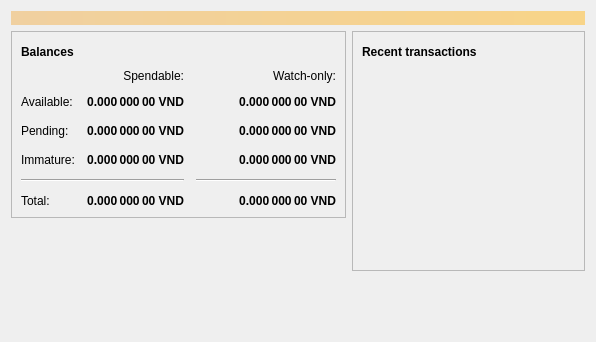
<?xml version="1.0" encoding="UTF-8"?>
<ui version="4.0">
 <class>OverviewPage</class>
 <widget class="QWidget" name="OverviewPage">
  <property name="geometry">
   <rect>
    <x>0</x>
    <y>0</y>
    <width>596</width>
    <height>342</height>
   </rect>
  </property>
  <property name="windowTitle">
   <string>Form</string>
  </property>
  <layout class="QVBoxLayout" name="topLayout">
   <item>
    <widget class="QLabel" name="labelAlerts">
     <property name="visible">
      <bool>false</bool>
     </property>
     <property name="styleSheet">
      <string notr="true">QLabel { background-color: qlineargradient(x1: 0, y1: 0, x2: 1, y2: 0, stop:0 #F0D0A0, stop:1 #F8D488); color:#000000; }</string>
     </property>
     <property name="wordWrap">
      <bool>true</bool>
     </property>
     <property name="margin">
      <number>3</number>
     </property>
     <property name="textInteractionFlags">
      <set>Qt::TextSelectableByMouse</set>
     </property>
    </widget>
   </item>
   <item>
    <layout class="QHBoxLayout" name="horizontalLayout" stretch="1,1">
     <item>
      <layout class="QVBoxLayout" name="verticalLayout_2">
       <item>
        <widget class="QFrame" name="frame">
         <property name="frameShape">
          <enum>QFrame::StyledPanel</enum>
         </property>
         <property name="frameShadow">
          <enum>QFrame::Raised</enum>
         </property>
         <layout class="QVBoxLayout" name="verticalLayout_4">
          <item>
           <layout class="QHBoxLayout" name="horizontalLayout_4">
            <item>
             <widget class="QLabel" name="label_5">
              <property name="font">
               <font>
                <weight>75</weight>
                <bold>true</bold>
               </font>
              </property>
              <property name="text">
               <string>Balances</string>
              </property>
             </widget>
            </item>
            <item>
             <widget class="QPushButton" name="labelWalletStatus">
              <property name="enabled">
               <bool>true</bool>
              </property>
              <property name="maximumSize">
               <size>
                <width>30</width>
                <height>16777215</height>
               </size>
              </property>
              <property name="toolTip">
               <string>The displayed information may be out of date. Your wallet automatically synchronizes with the Vanadium network after a connection is established, but this process has not completed yet.</string>
              </property>
              <property name="text">
               <string/>
              </property>
              <property name="icon">
               <iconset resource="../bitcoin.qrc">
                <normaloff>:/icons/warning</normaloff>
                <disabledoff>:/icons/warning</disabledoff>:/icons/warning</iconset>
              </property>
              <property name="iconSize">
               <size>
                <width>24</width>
                <height>24</height>
               </size>
              </property>
              <property name="flat">
               <bool>true</bool>
              </property>
             </widget>
            </item>
            <item>
             <spacer name="horizontalSpacer_3">
              <property name="orientation">
               <enum>Qt::Horizontal</enum>
              </property>
              <property name="sizeHint" stdset="0">
               <size>
                <width>40</width>
                <height>20</height>
               </size>
              </property>
             </spacer>
            </item>
           </layout>
          </item>
          <item>
           <layout class="QGridLayout" name="gridLayout">
            <property name="spacing">
             <number>12</number>
            </property>
            <item row="2" column="2">
             <widget class="QLabel" name="labelWatchPending">
              <property name="font">
               <font>
                <weight>75</weight>
                <bold>true</bold>
               </font>
              </property>
              <property name="cursor">
               <cursorShape>IBeamCursor</cursorShape>
              </property>
              <property name="toolTip">
               <string>Unconfirmed transactions to watch-only addresses</string>
              </property>
              <property name="text">
               <string notr="true">0.000 000 00 VND</string>
              </property>
              <property name="alignment">
               <set>Qt::AlignRight|Qt::AlignTrailing|Qt::AlignVCenter</set>
              </property>
              <property name="textInteractionFlags">
               <set>Qt::LinksAccessibleByMouse|Qt::TextSelectableByKeyboard|Qt::TextSelectableByMouse</set>
              </property>
             </widget>
            </item>
            <item row="2" column="1">
             <widget class="QLabel" name="labelUnconfirmed">
              <property name="font">
               <font>
                <weight>75</weight>
                <bold>true</bold>
               </font>
              </property>
              <property name="cursor">
               <cursorShape>IBeamCursor</cursorShape>
              </property>
              <property name="toolTip">
               <string>Total of transactions that have yet to be confirmed, and do not yet count toward the spendable balance</string>
              </property>
              <property name="text">
               <string notr="true">0.000 000 00 VND</string>
              </property>
              <property name="alignment">
               <set>Qt::AlignRight|Qt::AlignTrailing|Qt::AlignVCenter</set>
              </property>
              <property name="textInteractionFlags">
               <set>Qt::LinksAccessibleByMouse|Qt::TextSelectableByKeyboard|Qt::TextSelectableByMouse</set>
              </property>
             </widget>
            </item>
            <item row="3" column="2">
             <widget class="QLabel" name="labelWatchImmature">
              <property name="font">
               <font>
                <weight>75</weight>
                <bold>true</bold>
               </font>
              </property>
              <property name="cursor">
               <cursorShape>IBeamCursor</cursorShape>
              </property>
              <property name="toolTip">
               <string>Mined balance in watch-only addresses that has not yet matured</string>
              </property>
              <property name="text">
               <string notr="true">0.000 000 00 VND</string>
              </property>
              <property name="alignment">
               <set>Qt::AlignRight|Qt::AlignTrailing|Qt::AlignVCenter</set>
              </property>
              <property name="textInteractionFlags">
               <set>Qt::LinksAccessibleByMouse|Qt::TextSelectableByKeyboard|Qt::TextSelectableByMouse</set>
              </property>
             </widget>
            </item>
            <item row="4" column="0" colspan="2">
             <widget class="Line" name="line">
              <property name="orientation">
               <enum>Qt::Horizontal</enum>
              </property>
             </widget>
            </item>
            <item row="4" column="2">
             <widget class="Line" name="lineWatchBalance">
              <property name="sizePolicy">
               <sizepolicy hsizetype="Preferred" vsizetype="Fixed">
                <horstretch>0</horstretch>
                <verstretch>0</verstretch>
               </sizepolicy>
              </property>
              <property name="minimumSize">
               <size>
                <width>140</width>
                <height>0</height>
               </size>
              </property>
              <property name="orientation">
               <enum>Qt::Horizontal</enum>
              </property>
             </widget>
            </item>
            <item row="5" column="0">
             <widget class="QLabel" name="labelTotalText">
              <property name="text">
               <string>Total:</string>
              </property>
             </widget>
            </item>
            <item row="3" column="1">
             <widget class="QLabel" name="labelImmature">
              <property name="font">
               <font>
                <weight>75</weight>
                <bold>true</bold>
               </font>
              </property>
              <property name="cursor">
               <cursorShape>IBeamCursor</cursorShape>
              </property>
              <property name="toolTip">
               <string>Mined balance that has not yet matured</string>
              </property>
              <property name="text">
               <string notr="true">0.000 000 00 VND</string>
              </property>
              <property name="alignment">
               <set>Qt::AlignRight|Qt::AlignTrailing|Qt::AlignVCenter</set>
              </property>
              <property name="textInteractionFlags">
               <set>Qt::LinksAccessibleByMouse|Qt::TextSelectableByKeyboard|Qt::TextSelectableByMouse</set>
              </property>
             </widget>
            </item>
            <item row="2" column="3">
             <spacer name="horizontalSpacer_2">
              <property name="orientation">
               <enum>Qt::Horizontal</enum>
              </property>
              <property name="sizeHint" stdset="0">
               <size>
                <width>40</width>
                <height>20</height>
               </size>
              </property>
             </spacer>
            </item>
            <item row="3" column="0">
             <widget class="QLabel" name="labelImmatureText">
              <property name="text">
               <string>Immature:</string>
              </property>
             </widget>
            </item>
            <item row="5" column="1">
             <widget class="QLabel" name="labelTotal">
              <property name="font">
               <font>
                <weight>75</weight>
                <bold>true</bold>
               </font>
              </property>
              <property name="cursor">
               <cursorShape>IBeamCursor</cursorShape>
              </property>
              <property name="toolTip">
               <string>Your current total balance</string>
              </property>
              <property name="text">
               <string notr="true">0.000 000 00 VND</string>
              </property>
              <property name="alignment">
               <set>Qt::AlignRight|Qt::AlignTrailing|Qt::AlignVCenter</set>
              </property>
              <property name="textInteractionFlags">
               <set>Qt::LinksAccessibleByMouse|Qt::TextSelectableByKeyboard|Qt::TextSelectableByMouse</set>
              </property>
             </widget>
            </item>
            <item row="5" column="2">
             <widget class="QLabel" name="labelWatchTotal">
              <property name="font">
               <font>
                <weight>75</weight>
                <bold>true</bold>
               </font>
              </property>
              <property name="cursor">
               <cursorShape>IBeamCursor</cursorShape>
              </property>
              <property name="toolTip">
               <string>Current total balance in watch-only addresses</string>
              </property>
              <property name="text">
               <string notr="true">0.000 000 00 VND</string>
              </property>
              <property name="alignment">
               <set>Qt::AlignRight|Qt::AlignTrailing|Qt::AlignVCenter</set>
              </property>
              <property name="textInteractionFlags">
               <set>Qt::LinksAccessibleByMouse|Qt::TextSelectableByKeyboard|Qt::TextSelectableByMouse</set>
              </property>
             </widget>
            </item>
            <item row="0" column="2">
             <widget class="QLabel" name="labelWatchonly">
              <property name="text">
               <string>Watch-only:</string>
              </property>
              <property name="alignment">
               <set>Qt::AlignRight|Qt::AlignTrailing|Qt::AlignVCenter</set>
              </property>
             </widget>
            </item>
            <item row="1" column="0">
             <widget class="QLabel" name="labelBalanceText">
              <property name="text">
               <string>Available:</string>
              </property>
             </widget>
            </item>
            <item row="1" column="1">
             <widget class="QLabel" name="labelBalance">
              <property name="font">
               <font>
                <weight>75</weight>
                <bold>true</bold>
               </font>
              </property>
              <property name="cursor">
               <cursorShape>IBeamCursor</cursorShape>
              </property>
              <property name="toolTip">
               <string>Your current spendable balance</string>
              </property>
              <property name="text">
               <string notr="true">0.000 000 00 VND</string>
              </property>
              <property name="alignment">
               <set>Qt::AlignRight|Qt::AlignTrailing|Qt::AlignVCenter</set>
              </property>
              <property name="textInteractionFlags">
               <set>Qt::LinksAccessibleByMouse|Qt::TextSelectableByKeyboard|Qt::TextSelectableByMouse</set>
              </property>
             </widget>
            </item>
            <item row="1" column="2">
             <widget class="QLabel" name="labelWatchAvailable">
              <property name="font">
               <font>
                <weight>75</weight>
                <bold>true</bold>
               </font>
              </property>
              <property name="cursor">
               <cursorShape>IBeamCursor</cursorShape>
              </property>
              <property name="toolTip">
               <string>Your current balance in watch-only addresses</string>
              </property>
              <property name="text">
               <string notr="true">0.000 000 00 VND</string>
              </property>
              <property name="alignment">
               <set>Qt::AlignRight|Qt::AlignTrailing|Qt::AlignVCenter</set>
              </property>
              <property name="textInteractionFlags">
               <set>Qt::LinksAccessibleByMouse|Qt::TextSelectableByKeyboard|Qt::TextSelectableByMouse</set>
              </property>
             </widget>
            </item>
            <item row="2" column="0">
             <widget class="QLabel" name="labelPendingText">
              <property name="text">
               <string>Pending:</string>
              </property>
             </widget>
            </item>
            <item row="0" column="1">
             <widget class="QLabel" name="labelSpendable">
              <property name="text">
               <string>Spendable:</string>
              </property>
              <property name="alignment">
               <set>Qt::AlignRight|Qt::AlignTrailing|Qt::AlignVCenter</set>
              </property>
             </widget>
            </item>
           </layout>
          </item>
         </layout>
        </widget>
       </item>
       <item>
        <spacer name="verticalSpacer">
         <property name="orientation">
          <enum>Qt::Vertical</enum>
         </property>
         <property name="sizeHint" stdset="0">
          <size>
           <width>20</width>
           <height>40</height>
          </size>
         </property>
        </spacer>
       </item>
      </layout>
     </item>
     <item>
      <layout class="QVBoxLayout" name="verticalLayout_3">
       <item>
        <widget class="QFrame" name="frame_2">
         <property name="frameShape">
          <enum>QFrame::StyledPanel</enum>
         </property>
         <property name="frameShadow">
          <enum>QFrame::Raised</enum>
         </property>
         <layout class="QVBoxLayout" name="verticalLayout">
          <item>
           <layout class="QHBoxLayout" name="horizontalLayout_2">
            <item>
             <widget class="QLabel" name="label_4">
              <property name="font">
               <font>
                <weight>75</weight>
                <bold>true</bold>
               </font>
              </property>
              <property name="text">
               <string>Recent transactions</string>
              </property>
             </widget>
            </item>
            <item>
             <widget class="QPushButton" name="labelTransactionsStatus">
              <property name="enabled">
               <bool>true</bool>
              </property>
              <property name="maximumSize">
               <size>
                <width>30</width>
                <height>16777215</height>
               </size>
              </property>
              <property name="toolTip">
               <string>The displayed information may be out of date. Your wallet automatically synchronizes with the Vanadium network after a connection is established, but this process has not completed yet.</string>
              </property>
              <property name="text">
               <string/>
              </property>
              <property name="icon">
               <iconset resource="../bitcoin.qrc">
                <normaloff>:/icons/warning</normaloff>
                <disabledoff>:/icons/warning</disabledoff>:/icons/warning</iconset>
              </property>
              <property name="iconSize">
               <size>
                <width>24</width>
                <height>24</height>
               </size>
              </property>
              <property name="flat">
               <bool>true</bool>
              </property>
             </widget>
            </item>
            <item>
             <spacer name="horizontalSpacer">
              <property name="orientation">
               <enum>Qt::Horizontal</enum>
              </property>
              <property name="sizeHint" stdset="0">
               <size>
                <width>40</width>
                <height>20</height>
               </size>
              </property>
             </spacer>
            </item>
           </layout>
          </item>
          <item>
           <widget class="QListView" name="listTransactions">
            <property name="styleSheet">
             <string notr="true">QListView { background: transparent; }</string>
            </property>
            <property name="frameShape">
             <enum>QFrame::NoFrame</enum>
            </property>
            <property name="verticalScrollBarPolicy">
             <enum>Qt::ScrollBarAlwaysOff</enum>
            </property>
            <property name="horizontalScrollBarPolicy">
             <enum>Qt::ScrollBarAlwaysOff</enum>
            </property>
            <property name="selectionMode">
             <enum>QAbstractItemView::NoSelection</enum>
            </property>
           </widget>
          </item>
         </layout>
        </widget>
       </item>
       <item>
        <spacer name="verticalSpacer_2">
         <property name="orientation">
          <enum>Qt::Vertical</enum>
         </property>
         <property name="sizeHint" stdset="0">
          <size>
           <width>20</width>
           <height>40</height>
          </size>
         </property>
        </spacer>
       </item>
      </layout>
     </item>
    </layout>
   </item>
  </layout>
 </widget>
 <resources/>
 <connections/>
</ui>
